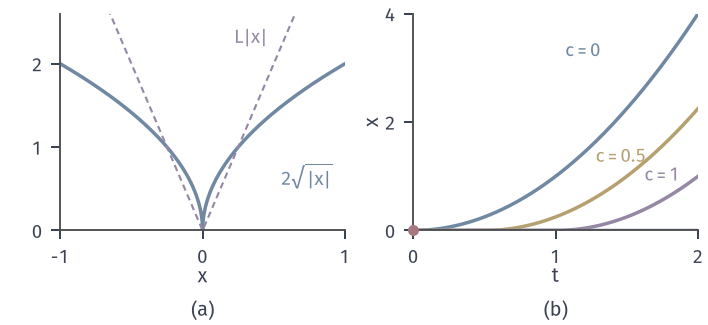

Write the Python code that produced this figure.
from pathlib import Path
import sys
sys.path.insert(0, str(Path(__file__).resolve().parents[1]/"odesens-common"))
from common import *
HERE = Path(__file__).resolve().parent
# 目标：x'=2 sqrt|x| 在 x=0 处不 Lipschitz，同一初值有一族解，Gronwall 结论失效。
fig, axes = figure(width_mm=100, height_mm=46, ncols=2)
panel(fig, .085, .985, .955, .29, .24)
ax = axes[0]; x = np.linspace(-1, 1, 801); ax.plot(x, 2*np.sqrt(np.abs(x)), color=BLUE, lw=1.4)
ax.plot(x, 4*np.abs(x), color=PURPLE, lw=.85, ls=(0, (3, 2)))
ax.text(.55, .8, '$2\\sqrt{|x|}$', color=BLUE, fontsize=7.5, ha='left', va='top'); ax.text(.46, 2.25, '$L|x|$', color=PURPLE, fontsize=7.5, ha='right')
ax.set_xlim(-1, 1); ax.set_ylim(0, 2.6); ax.set_xticks([-1, 0, 1]); ax.set_yticks([0, 1, 2]); ax.set_xlabel('$x$', labelpad=0)
ax = axes[1]; t = np.linspace(0, 2, 401)
ax.plot(t, 0*t, color=BLUE, lw=1.4)
for c, col in ((0, BLUE), (.5, YELLOW), (1, PURPLE)):
    ax.plot(t, np.where(t > c, (t-c)**2, 0), color=col, lw=1.4)
ax.plot([0], [0], 'o', ms=4.4, color=RED, mew=0, zorder=5, clip_on=False)
ax.text(1.32, 3.2, '$c=0$', color=BLUE, fontsize=7.5, ha='right'); ax.text(1.46, 1.25, '$c=0.5$', color=YELLOW, fontsize=7.5, ha='center'); ax.text(1.75, .92, '$c=1$', color=PURPLE, fontsize=7.5, ha='center')
ax.set_xlim(0, 2); ax.set_ylim(0, 4); ax.set_xticks([0, 1, 2]); ax.set_yticks([0, 2, 4]); ax.set_xlabel('$t$', labelpad=0); ax.set_ylabel('$x$', labelpad=1)
tags(fig, axes)
save(fig, HERE, 'figure', {'f': '2 sqrt|x|', 'solutions': 'x=(t-c)^2 for t>c, 0 otherwise'})
